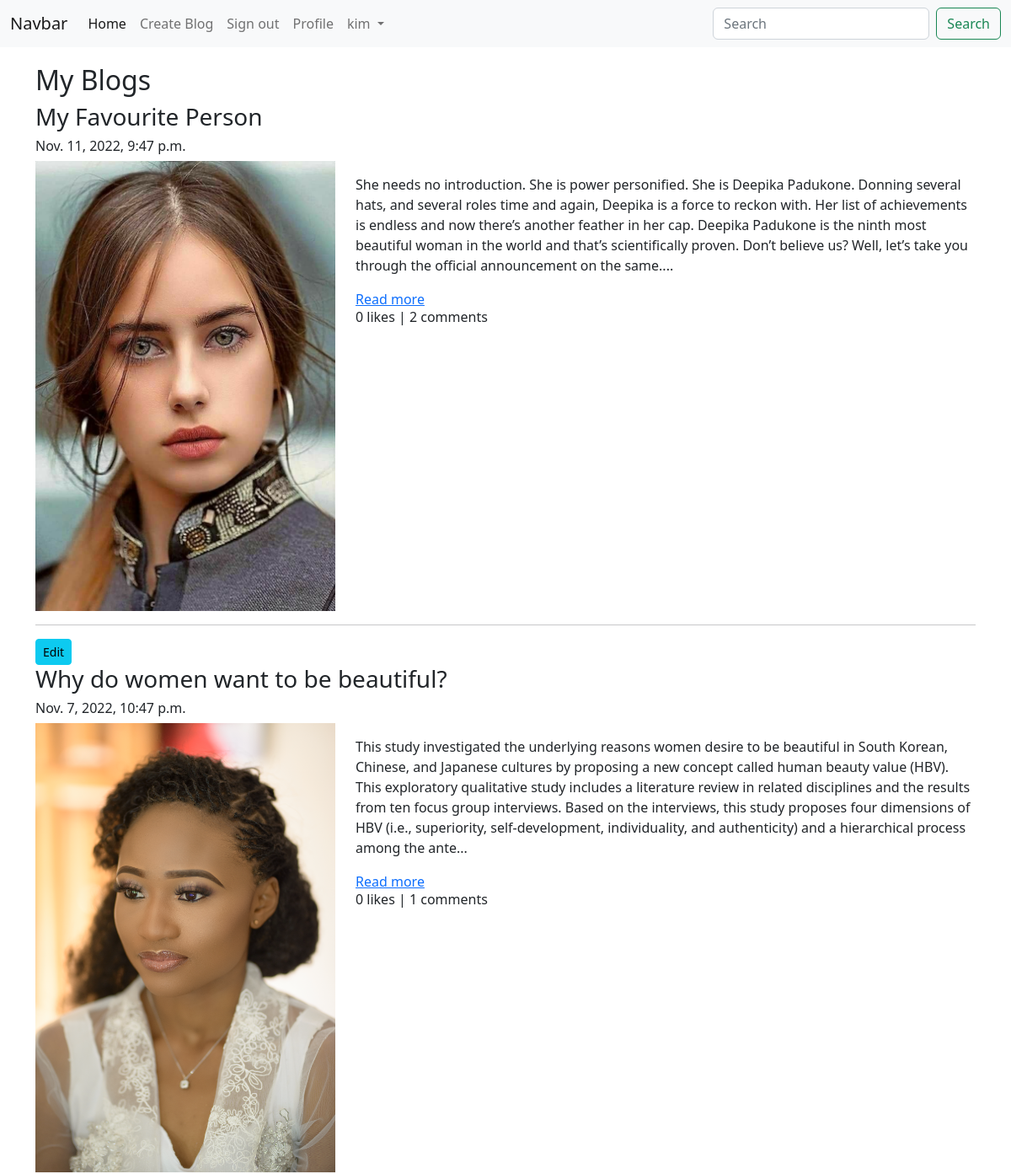
Before: /blog/my-blog/ (signed in, upper part) with the older database file.
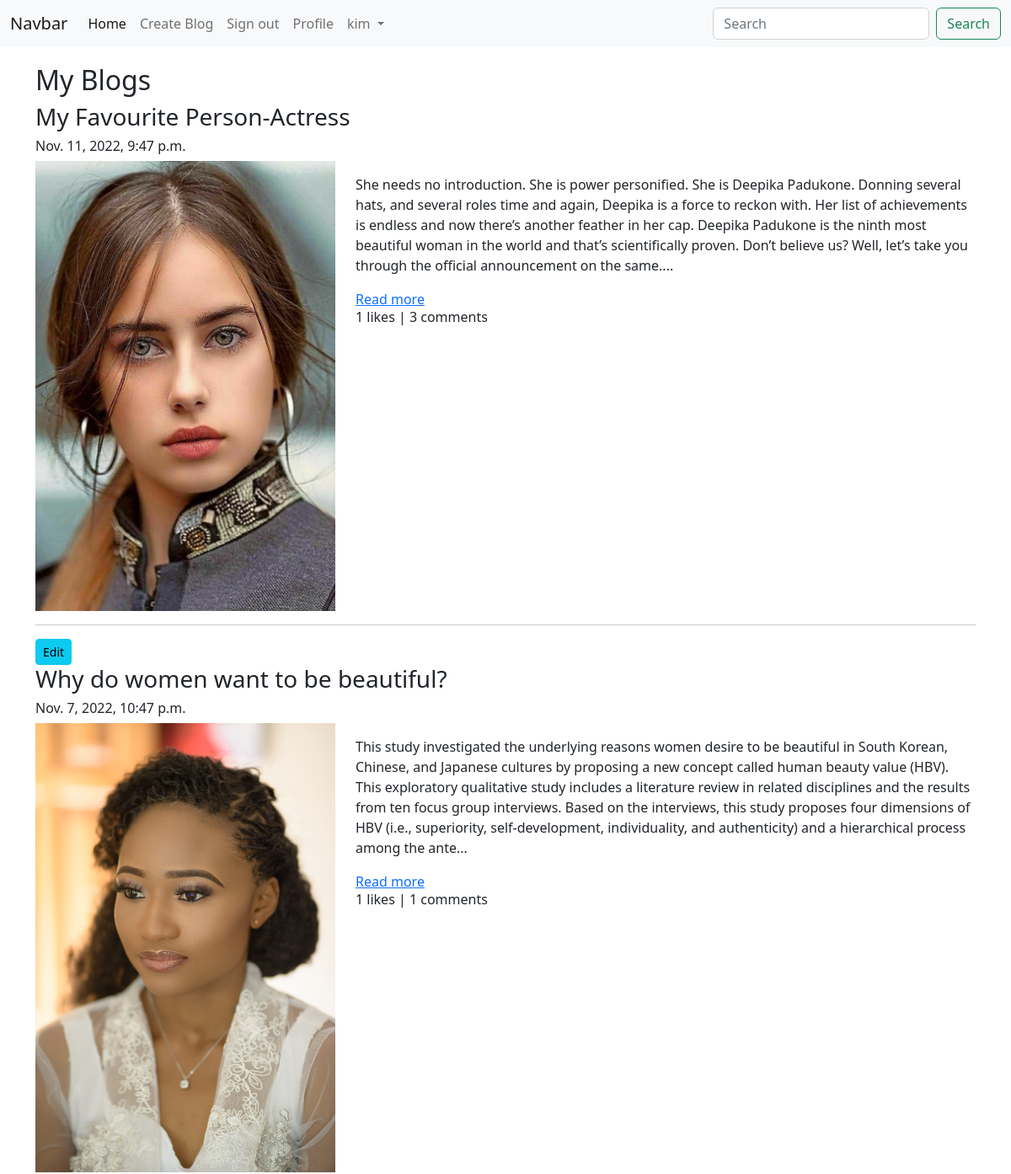
After: the same page with the newer database file.
### blog_app/models.py (models this page shows, shortened)
class Blog(models.Model):
    author = models.ForeignKey(User, on_delete=models.CASCADE, related_name='blog_author')
    blog_title = models.CharField(max_length=250, verbose_name='Type Blog Title')
    slug = models.SlugField(max_length=264, unique=True)
    blog_content = models.TextField(verbose_name='Do you want to share something?')
    blog_image = models.ImageField(upload_to='blog_image', verbose_name='Blog Image')
    publish_date = models.DateTimeField(auto_now_add=True)
    update_date = models.DateTimeField(auto_now=True)
    class Meta:
        ordering = ['-publish_date']

### blog_app/views.py (the view)
# urls.py: path('my-blog/', views.MyBlog.as_view(), name='my-blog' ),
class MyBlog(LoginRequiredMixin,TemplateView):
    template_name = 'blog_app/my_blog.html'

### blog_app/templatetags/custom_filter.py (called while the page is built)
def range_filter(value):
    return value[0:500] +"..." #the number of characters to return in a paragraph

### templates/blog_app/my_blog.html (shortened to what this page needs)
{% extends '../base.html' %}
{% load custom_filter %}
{% block content %}
<h2> My Blogs</h2>
{% for blog in user.blog_author.all%}
<h3>{{blog.blog_title}}</h3>
<h6>{{blog.publish_date}}</h6>
<div class="row">
    <div class="col-sm-4">
        <img src="/media/{{blog.blog_image}}" width="100%">
    </div>
    <div class="col-sm-8">
        <p>{{blog.blog_content|range_filter|linebreaks}}</p>
        <a href="{% url 'blog_app:blog-details' pk=blog.id %}">Read more</a>
        <br>
        <h6>{{blog.liked_blog.count}} likes | {{blog.blog_comment.count}} comments</h6>
    </div>
</div>
<hr>
<a href="{% url 'blog_app:edit-blog' pk=blog.pk %}" class="btn btn-info btn-sm">Edit</a>
{% endfor %}
{% endblock %}

Changed rows visible on the page:
changed Blog: blog_title "My Favourite Person" → "My Favourite Person-Actress"; liked_blog.count "0" → "1"; blog_comment.count "2" → "3"
computed for Blog "Why do women want to be beautiful?": liked_blog.count "0" → "1"
